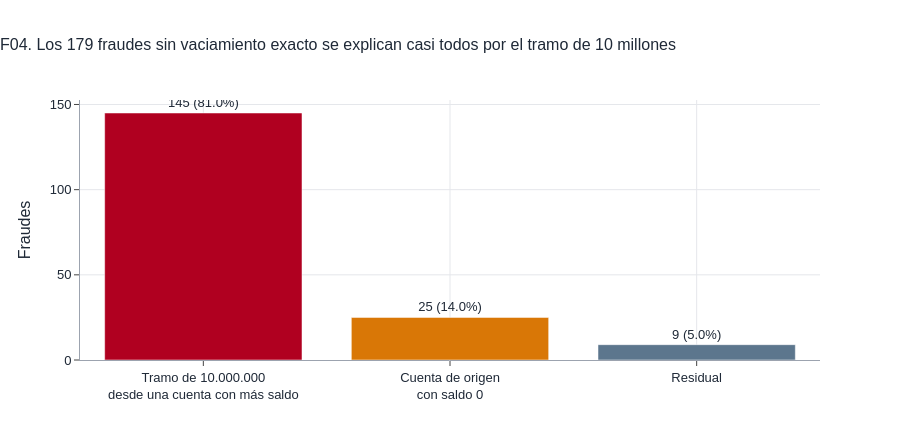

Here is the notebook cell this chart was saved with:
### Code cell
# 7.6 Anatomía de los fraudes que no vacían exactamente el saldo
exc = fr[~df_riesgo.loc[fr.index, "vaciamiento_exacto"]].copy()
exc["categoría"] = np.select(
    [exc["amount"] == TOPE, exc["oldbalanceOrg"] == 0],
    ["Tramo de 10.000.000 desde una cuenta con más saldo", "Cuenta de origen con saldo 0"],
    default="Residual")
anat = exc["categoría"].value_counts().rename_axis("Categoría").reset_index(name="Fraudes")
anat["% de las excepciones"] = anat["Fraudes"] / len(exc) * 100
display(anat.style.format({"% de las excepciones": "{:.1f}"}))
if (exc["categoría"] == "Tramo de 10.000.000 desde una cuenta con más saldo").any():
    print(f"Saldo mínimo de origen en los tramos de 10.000.000: "
          f"{f_num(exc.loc[exc['amount'] == TOPE, 'oldbalanceOrg'].min(), 0)} u.m. (siempre mayor al monto).")
resid = exc[exc["categoría"] == "Residual"][["step", "type", "amount", "oldbalanceOrg", "newbalanceOrig", "oldbalanceDest", "newbalanceDest"]]
resid = resid.assign(**{"monto / saldo": resid["amount"] / resid["oldbalanceOrg"]})
resid["subtipo"] = np.select(
    [resid["amount"] > resid["oldbalanceOrg"], np.isclose(resid["oldbalanceOrg"] - resid["amount"], TOPE)],
    ["Monto mayor que el saldo", "Remanente: saldo − monto = 10.000.000"], default="Vaciamiento parcial")
print(f"\nLos {len(resid)} casos residuales, uno por uno (no se los fuerza en una categoría):")
display(resid.style.format({c: "{:,.2f}" for c in resid.columns if c not in ("step", "type", "subtipo")}))
print("Subtipos residuales: " + "; ".join(f"{k}: {v}" for k, v in resid["subtipo"].value_counts().items()) + ".")

fig = go.Figure(go.Bar(x=anat["Categoría"].str.replace(" desde una cuenta con más saldo", "<br>desde una cuenta con más saldo").str.replace("Cuenta de origen con saldo 0", "Cuenta de origen<br>con saldo 0"), y=anat["Fraudes"], marker_color=[COLOR_FRAUD, COLOR_ACCENT, COLOR_NEUTRAL][:len(anat)],
                       text=[f"{v} ({p:.1f}%)" for v, p in zip(anat["Fraudes"], anat["% de las excepciones"])], textposition="outside"))
fig.update_layout(title=f"F04. Los {len(exc)} fraudes sin vaciamiento exacto se explican casi todos por el tramo de 10 millones",
                  yaxis_title="Fraudes", height=440)
fig.show()
guardar_fig(fig, "F04_anatomia_excepciones")

### Figure 1 — Plotly figure (JSON) as saved in the notebook; plotly's stock layout.template omitted (floating-point values rounded to 4 significant figures)
{"data": [{"marker": {"color": ["#B00020", "#D97706", "#5C768D"]}, "text": ["145 (81.0%)", "25 (14.0%)", "9 (5.0%)"], "textposition": "outside", "type": "bar", "x": ["Tramo de 10.000.000<br>desde una cuenta con más saldo", "Cuenta de origen<br>con saldo 0", "Residual"], "y": [145, 25, 9]}], "layout": {"height": 440, "title": {"text": "F04. Los 179 fraudes sin vaciamiento exacto se explican casi todos por el tramo de 10 millones"}, "yaxis": {"title": {"text": "Fraudes"}}}}
